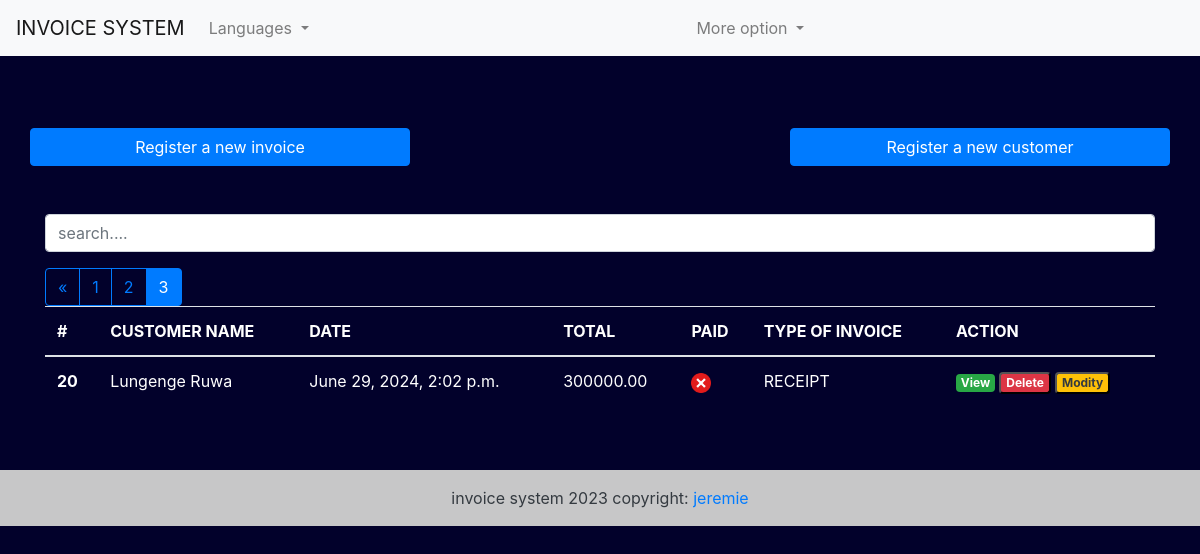
/?page=3, run on the app's committed database.
### fact_app/models.py (models this page shows, shortened)
class Invoice(models.Model):
  INVOICE_TYPE= (
    ('R', 'RECEIPT'),
    ('P', 'PROFORMA INVOICE'),
    ('I', 'INVOICE')
  )
  customer = models.ForeignKey(Customer, on_delete=models.PROTECT)
  save_by =models.ForeignKey(User, on_delete=models.PROTECT)
  invoice_date_time = models.DateTimeField(auto_now_add=True)
  total = models.DecimalField(max_digits=10000, decimal_places=2)
  last_updated_date = models.DateTimeField(null=True, blank=True)
  paid = models.BooleanField(default=False)
  invoice_type = models.CharField(max_length=1, choices=INVOICE_TYPE)
  comments = models.TextField(null=True, max_length=1000, blank=True)
  class Meta:
    verbose_name = "Invoice"
    verbose_name_plural ="Invoices"
  @property
  def get_total(self):
    articles = self.article_set.all()
    total = sum(article.get_total for article in articles)
    return total

class Customer(models.Model):
  SEX_TYPES =   (
    ('M', 'Masculin'),
    ('F', 'Feminin'),
  )
  name = models.CharField(max_length=132)
  email = models.EmailField()
  phone = models.CharField(max_length=132)
  address = models.CharField(max_length=64)
  sex = models.CharField(max_length=1, choices=SEX_TYPES)
  age =models.CharField(max_length=12)
  city = models.CharField(max_length=32)
  zip_code = models.CharField(max_length=16)
  created_date = models.DateTimeField(auto_now_add=True)
  save_by = models.ForeignKey(User, on_delete=models.PROTECT)
  class Meta:
    verbose_name = "Customer"
    verbose_name_plural ="Customers"

class Article(models.Model):
  invoice = models.ForeignKey(Invoice, on_delete=models.CASCADE)
  name = models.CharField(max_length=32)
  quantity = models.IntegerField()
  unit_price = models.DecimalField(max_digits=1000, decimal_places=2)
  total = models.DecimalField(max_digits=1000, decimal_places=2)
  class Meta:
    verbose_name='Article'
    verbose_name_plural='Articles'
  @property
  def get_total(self):
    total = self.quantity * self.unit_price
    return total

### fact_app/views.py (the view, shortened to what this page needs)
# urls.py: path('', views.HomeView.as_view(), name='home'),
class HomeView(View):
   templates_name = 'index.html'
   invoices = Invoice.objects.select_related('customer', 'save_by').all()
   context = {
      'invoices': invoices
   }
   def get(self, request, *args, **kwargs):
      items = pagination(request, self.invoices)
      self.context['invoices']= items
      return render(request, self.templates_name, self.context)

### fact_app/utils.py (called while the page is built)
def pagination(request, invoices):
     default_page = 1
     page = request.GET.get('page',default_page)
     items_per_page = 5
     paginator = Paginator(invoices, items_per_page)
     try:
          items_page = paginator.page(page)
     except PageNotAnInteger :
         items_page = paginator.page(default_page)
     except EmptyPage:
         items_page = paginator.page(paginator.num_pages)
     return items_page

### templates/index.html (shortened to what this page needs)
{% extends "base.html" %}
{% load static %}
{% block content %}
  <br><br>
<div class="row">
  <a href="{% url 'add-invoice' %}" class="btn col-md-4 btn-primary">
    Register a new invoice
  </a>
  <a href="#" class="btn col-md-4">
  </a>
  <a href="{% url 'add-customer' %}" class="btn col-md-4 btn-primary">
    Register a new customer
  </a>
</div>
<br><br>
<div class="form-group">
   <input id="search" class="form-control" type="text" placeholder="search....">
</div>
<div>
  <table class="table table-striped-columns">
     <thead>
       <tr style="
       color: white;";>
         <th scope="col">#</th>
         <th scope="col">CUSTOMER NAME</th>
         <th scope="col">DATE</th>
         <th scope="col">TOTAL</th>
         <th scope="col">PAID</th>
         <th scope="col">TYPE OF INVOICE</th>
         <th scope="col">ACTION</th>
       </tr>
     </thead>
     <tbody id="myTable">
         {% if invoices %}
         {% for facture in invoices %}
         <tr style="
         color: white;";>
            <th scope="row">{{ facture.pk }}</th>
            <td>{{ facture.customer.name }}</td>
            <td>{{ facture.invoice_date_time }}</td>
            <td>{{ facture.get_total }}</td>
            <td>
               {% if facture.paid %}
               <img src="{% static 'images/icon-yes.png'%}" alt="True" style="
               height: 20px;
               width: 20px;
               ";>
               {% else %}
               <img src="{% static 'images/icon-no.png'%}" alt="False" style="
               height: 20px;
               width: 20px;
               ">
               {% endif %}
            </td>
            <td>{{facture.get_invoice_type_display }}</td>
            <td>
              <a href="#" title="Detail" class="badge text-white bg-success">View</a>
              <button id="btn-invoice-sup" type="button" data-toggle="modal" data-target="#supprimer" class="badge text-white bg-danger" title="Supprimer" data-id="{{ facture.pk }}" data-customer="{{ facture.client.name}}">
                Delete
              </button>
              <button id="btn-invoice-mod" type="button" data-toggle="modal" data-target="#modifier" class="badge text-dark bg-warning" title="Modifier" data-id="{{ facture.pk }}" data-customer="{{ facture.customer.name}}">
                Modity
              </button>
            </td>
         </tr>
         {% endfor %}
         {% if invoices.has_other_pages %}
         <div class="btn-group" role="group" aria-label="Item pagination">
             {% if invoices.has_previous%}
             <a href="?page={{ invoices.previous_page_number }}" class="btn btn-outline-primary">&laquo;</a>
             {% endif %}
             {% for page_number in invoices.paginator.page_range %}
             {% if invoices.number == page_number %}
             <button class="btn btn-outline-primary active">
              <span>{{page_number}}<span class="sr-only">{current}</span></span>
             </button>
             {% else %}
                <a href="?page={{page_number}}" class="btn btn-outline-primary">{{page_number}}</a>
             {% endif %}
             {% endfor %}
         </div>
         {% endif%}
         {% else %}
         <p class="text-center text-white">Not Found.</p>
         {% endif %}
     </tbody>
  </table>
</div>
<br><br>
{% endblock content %}

### static/style.css (style rules this page uses)
* { margin: 0; padding: 0; }
body { background: rgb(2, 1, 43); color: white; }

### data on the page
Invoice: pk "20", customer.name "Lungenge Ruwa", invoice_date_time "June 29, 2024, 2:02 p.m.", get_total "300000.00", paid False (drawn), invoice_type "RECEIPT"

### other printed values
{{ page_number }} "1" "2"
{{ page_number }} "3"
